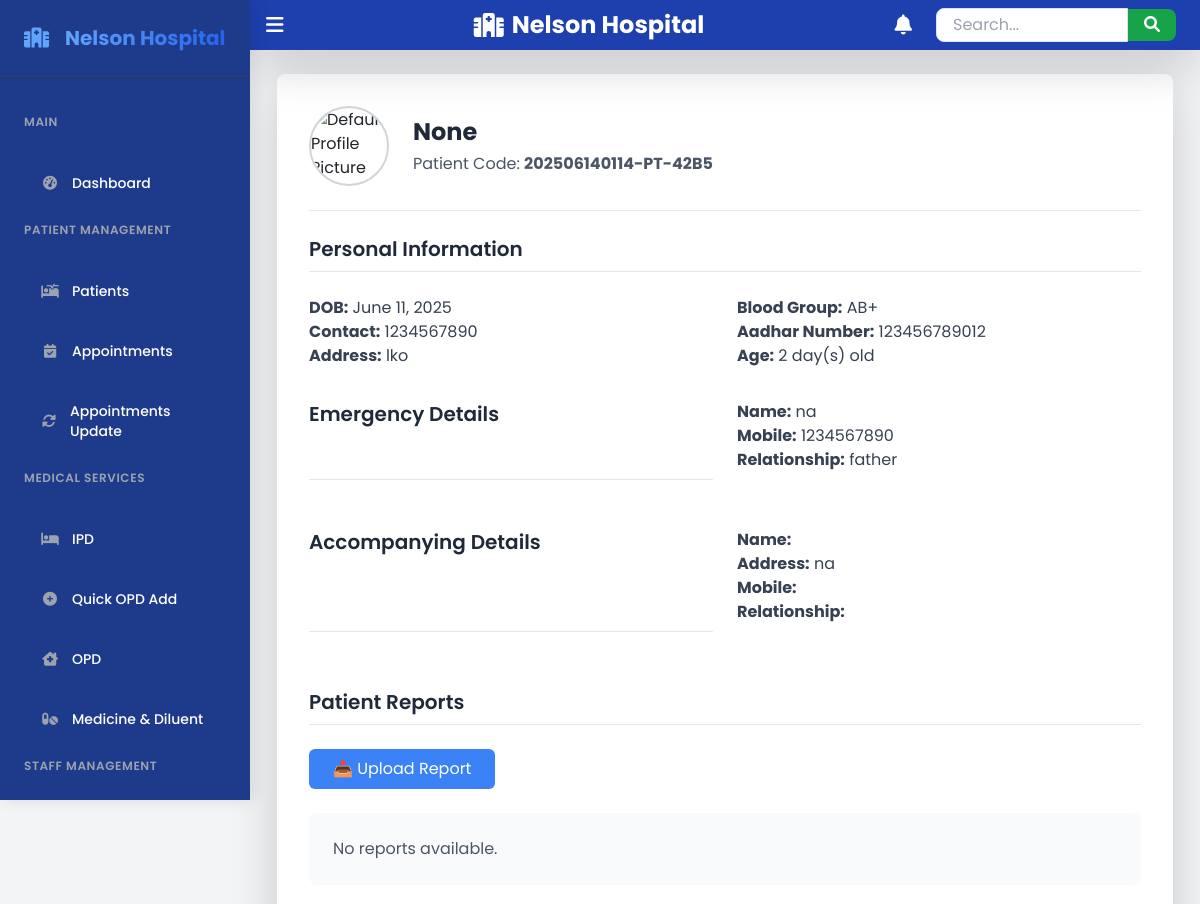
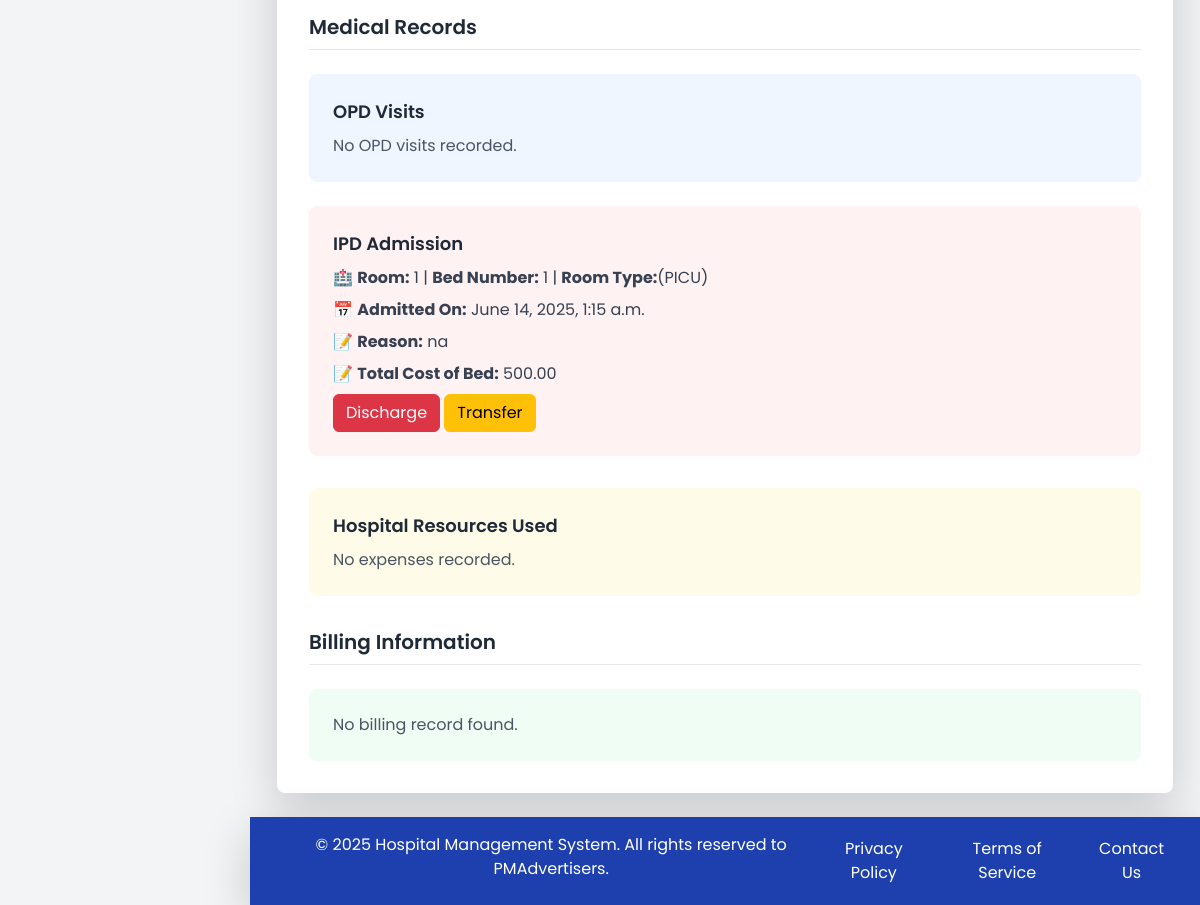
The app's page /patient/202506140114-PT-42B5/profile/ (signed in) with its own data (2 pictures, top to bottom).
### hms/models.py (models this page shows, shortened)
class Patient(models.Model):
    BLOOD_GROUP_CHOICES = [
        ('A+', 'A+'), ('A-', 'A-'), ('B+', 'B+'), ('B-', 'B-'),
        ('O+', 'O+'), ('O-', 'O-'), ('AB+', 'AB+'), ('AB-', 'AB-')
    ]
    RELATIONSHIP_CHOICES = [
        ('father', 'Father'),
        ('mother', 'Mother'),
        ('son', 'Son'),
        ('daughter', 'Daughter'),
        ('spouse', 'Spouse'),
        ('friend', 'Friend'),
        ('other', 'Other'),
    ]
    patient_code = models.CharField(max_length=35, unique=True, editable=False, blank=True, null=True)
    created_at = models.DateTimeField(default=now)
    user = models.OneToOneField(CustomUser, on_delete=models.CASCADE, related_name="patient")
    date_of_birth = models.DateField(blank=True, null=True)
    age = models.TextField(blank=True, null=True)  # Age field
    contact_number = models.CharField(max_length=15, blank=True, null=True)
    address = models.TextField(blank=True, null=True)
    gender = models.CharField(max_length=10, choices=CustomUser.GENDER_CHOICES, blank=True, null=True)
    aadhar_number = models.CharField(max_length=12, unique=True, validators=[MinLengthValidator(12)], blank=True, null=True)
    blood_group = models.CharField(max_length=3, blank=True, null=True, choices=BLOOD_GROUP_CHOICES)
    weight = models.DecimalField(max_digits=6, decimal_places=2,blank=True,null=True)
    email = models.EmailField(unique=True, blank=True, null=True)
    assigned_doctor = models.ForeignKey('Doctor', on_delete=models.SET_NULL, null=True, blank=True, related_name='patients')
    allergies = models.TextField(blank=True, null=True)  # Known allergies
    emergency_contact_name = models.CharField(max_length=255, blank=True, null=True)
    emergency_contact_number = models.CharField(max_length=15, blank=True, null=True)
    emergency_contact_relationship = models.CharField(max_length=50, blank=True, null=True, choices=RELATIONSHIP_CHOICES)
    accompanying_person_address = models.CharField(max_length=50,blank=True, null=True)
    profile_picture = models.ImageField(upload_to='patient_profiles/', blank=True, null=True)

class CustomUser(AbstractUser):
    GENDER_CHOICES = (
        ('male', 'Male'),
        ('female', 'Female'),
        ('other', 'Other'),
    )
    ROLE_CHOICES = (
        ('admin', 'Admin'),
        ('doctor', 'Doctor'),
        ('nurse', 'Nurse'),
        ('staff', 'Staff'),
    )
    full_name = models.CharField(max_length=255, blank=True, null=True)
    contact_number = models.CharField(max_length=15, blank=True, null=True)
    address = models.TextField(blank=True, null=True)
    gender = models.CharField(max_length=10, choices=GENDER_CHOICES, blank=True, null=True)
    role = models.CharField(max_length=20, choices=ROLE_CHOICES, default='staff')
    groups = models.ManyToManyField(Group, related_name="customuser_groups", blank=True)
    user_permissions = models.ManyToManyField(Permission, related_name="customuser_permissions", blank=True)

class IPD(models.Model):
    patient = models.ForeignKey("Patient", on_delete=models.CASCADE)
    room = models.ForeignKey(Room, on_delete=models.CASCADE, limit_choices_to={'is_available': True}, null=True, blank=True)
    admitted_on = models.DateTimeField(auto_now_add=True)
    discharge_date = models.DateTimeField(null=True, blank=True)
    reason_for_admission = models.TextField(null=True, blank=True)
    bed_number = models.IntegerField(null=True, blank=True)
    bed_price_per_day = models.DecimalField(max_digits=10, decimal_places=2, null=True, blank=True)
    total_cost = models.DecimalField(max_digits=10, decimal_places=2, default=0.00, editable=False)
    def calculate_total_cost(self):
        if self.admitted_on and self.bed_price_per_day:
            end_date = self.discharge_date or timezone.now()
            stay_duration = (end_date - self.admitted_on).days
            if stay_duration == 0:
                stay_duration = 1  # Ensure at least one day's charge
            self.total_cost = self.bed_price_per_day * stay_duration
        return self.total_cost

class Room(models.Model):
    ROOM_TYPES = [
    ('picu', 'PICU'),
    ('private', 'Private'),
    ('general', 'General Ward'),
    ('nicu', 'NICU'),
    ('icu', 'ICU'),
    ('emergency', 'Emergency Ward'),
    ('other', 'Other'),]
    room_number = models.CharField(max_length=10, unique=True)
    room_type = models.CharField(max_length=20, choices=ROOM_TYPES)
    is_available = models.BooleanField(default=True)
    total_beds = models.IntegerField(default=1,null=True)
    available_beds = models.IntegerField(default=1,null=True)
    bed_price_per_day = models.DecimalField(max_digits=10, decimal_places=2,null=True)
    occupied_beds = models.JSONField(default=list)  # Store occupied bed numbers in a list

### hms/views.py (the view)
# urls.py: path("patient/<str:patient_code>/profile/", views.patient_profile, name="patient_profile"),
@login_required
def patient_profile(request, patient_code):
    patient = get_object_or_404(Patient, patient_code=patient_code)
    opd_records = OPD.objects.filter(patient=patient)
    ipd_record = IPD.objects.filter(patient=patient, discharge_date__isnull=True).first()
    expenses = Expense.objects.filter(patient=patient)
    opd_bills = OPDBilling.objects.filter(patient=patient)
    ipd_bills = IPDBilling.objects.filter(patient=patient)
    all_bills = sorted(
        chain(opd_bills, ipd_bills),
        key=lambda bill: bill.generated_date,
        reverse=True
    )
    latest_bill = all_bills[0] if all_bills else None
    reports = PatientReport.objects.filter(patient=patient)
    context = {
        'patient': patient,
        'opd_records': opd_records,
        'ipd_record': ipd_record,
        'expenses': expenses,
        'billing': latest_bill,  # Or use `all_bills` if you want a list
        'reports': reports,
        'profile_picture': patient.profile_picture.url if patient.profile_picture else None
    }
    return render(request, 'hms/patient/patient_profile.html', context)

### hms/templates/hms/patient/patient_profile.html
{% extends "hms/base.html" %}
{% block content %}
<div class="max-w-4xl mx-auto bg-white p-8 rounded-lg shadow-lg">
    <div class="flex items-center border-b border-gray-200 pb-6 mb-6">
        {% if patient.profile_picture %}
        <img src="{{ patient.profile_picture.url }}" alt="Profile Picture"
            class="w-20 h-20 rounded-full border-2 border-gray-300 object-cover"
            onerror="this.onerror=null;this.src='/static/images/default-profile.png';">
        {% else %}
        <img src="/static/images/default-profile.png" alt="Default Profile Picture"
            class="w-20 h-20 rounded-full border-2 border-gray-300 object-cover">
        {% endif %}
        <div class="ml-6">
            <h2 class="text-2xl font-bold text-gray-800">{{ patient.user.full_name }}</h2>
            <p class="text-gray-600 mt-1">Patient Code: <strong>{{ patient.patient_code }}</strong></p>
        </div>
    </div>
    <h3 class="text-xl font-semibold text-gray-800 border-b border-gray-200 pb-2 mb-4">Personal Information</h3>
    <div class="grid grid-cols-1 md:grid-cols-2 gap-6 mb-8">
        <div>
            <p class="text-gray-700"><strong>DOB:</strong> {{ patient.date_of_birth }}</p>
            <p class="text-gray-700"><strong>Contact:</strong> {{ patient.contact_number }}</p>
            <p class="text-gray-700"><strong>Address:</strong> {{ patient.address }}</p>
        </div>
        <div>
            <p class="text-gray-700"><strong>Blood Group:</strong> {{ patient.blood_group }}</p>
            <p class="text-gray-700"><strong>Aadhar Number:</strong> {{ patient.aadhar_number }}</p>
            <p class="text-gray-700"><strong>Age:</strong> {{ patient.age }}</p>
        </div>
    </div>
    <div class="grid grid-cols-1 md:grid-cols-2 gap-6 mb-8">
        <h3 class="text-xl font-semibold text-gray-800 border-b border-gray-200 pb-2 mb-4">Emergency Details</h3>
        <div class="mb-8">
            <p class="text-gray-700"><strong>Name:</strong> {{ patient.emergency_contact_name }}</p>
            <p class="text-gray-700"><strong>Mobile:</strong> {{ patient.emergency_contact_number }}</p>
            <p class="text-gray-700"><strong>Relationship:</strong> {{ patient.emergency_contact_relationship }}</p>
        </div>
        <h3 class="text-xl font-semibold text-gray-800 border-b border-gray-200 pb-2 mb-4">Accompanying Details</h3>
        <div class="mb-8">
            <p class="text-gray-700"><strong>Name:</strong> {{ patient.accompanying_person_name }}</p>
            <p class="text-gray-700"><strong>Address:</strong> {{ patient.accompanying_person_address }}</p>
            <p class="text-gray-700"><strong>Mobile:</strong> {{ patient.accompanying_person_contact }}</p>
            <p class="text-gray-700"><strong>Relationship:</strong> {{ patient.accompanying_person_relationship }}</p>
        </div>
    </div>
    <h3 class="text-xl font-semibold text-gray-800 border-b border-gray-200 pb-2 mb-4">Patient Reports</h3>
    <div class="mb-8">
        <a href="{% url 'upload_patient_report' patient.patient_code %}"
            class="inline-block bg-blue-500 text-white px-4 py-2 rounded-md hover:bg-blue-600 transition duration-300">
            📤 Upload Report
        </a>
        <div class="mt-4 bg-gray-50 p-4 rounded-lg">
            {% if reports %}
            <ul class="space-y-2">
                {% for report in reports %}
                <li class="flex justify-between items-center">
                    <a href="{{ report.report_file.url }}" class="text-blue-600 hover:text-blue-800 hover:underline"
                        download>
                        📄 {{ report.file_name }}
                    </a>
                    <span class="text-gray-500 text-sm">{{ report.uploaded_at|date:"Y-m-d" }}</span>
                </li>
                {% endfor %}
            </ul>
            {% else %}
            <p class="text-gray-600">No reports available.</p>
            {% endif %}
        </div>
    </div>
    <h3 class="text-xl font-semibold text-gray-800 border-b border-gray-200 pb-2 mb-4">Medical Records</h3>
    <div class="bg-blue-50 p-4 rounded-lg mb-4">
        <h4 class="text-lg font-semibold text-gray-800 mb-2">OPD Visits</h4>
        {% if opd_records %}
        <ul class="space-y-2">
            {% for opd in opd_records %}
            <li class="text-gray-700">
                📅 <strong>Date:</strong> {{ opd.visit_date }} | 🩺 <strong>Doctor:</strong> {{opd.doctor.user.full_name }} | 🏥 <strong>Diagnosis:</strong> {{ opd.diagnosis }}
            </li>
            {% endfor %}
        </ul>
        {% else %}
        <p class="text-gray-600">No OPD visits recorded.</p>
        {% endif %}
    </div>
    <div class="bg-red-50 p-4 rounded-lg mb-8">
        <h4 class="text-lg font-semibold text-gray-800 mb-2">IPD Admission</h4>
        {% if ipd_record %}
        <div class="space-y-2">
            <p class="text-gray-700">🏥 <strong>Room:</strong> {{ ipd_record.room.room_number }} | <strong>Bed Number:</strong> {{ipd_record.bed_number}} |  <strong>Room Type:</strong>({{ipd_record.room.get_room_type_display }})</p>
            <p class="text-gray-700">📅 <strong>Admitted On:</strong> {{ ipd_record.admitted_on }}</p>
            <p class="text-gray-700">📝 <strong>Reason:</strong> {{ ipd_record.reason_for_admission }}</p>
            <p class="text-gray-700">📝 <strong>Total Cost of Bed:</strong> {{ ipd_record.calculate_total_cost }}</p>
            {% if not ipd_record.discharge_date %}
            <a href="{% url 'discharge_summary_view' patient.patient_code %}"  class="btn btn-danger">Discharge</a>
            <a href="{% url 'transfer_summary_view' patient.patient_code %}" class="btn btn-warning">Transfer</a>
            {% else %}
            <p class="text-success">Patient has been discharged on {{ ipd_record.discharge_date }}</p>
            <a href="{% url 'generate_summary_pdf' ipd_record.id %}" class="btn btn-info">Download Summary</a>
            {% endif %}
        </div>
        {% else %}
        <p class="text-gray-600">Not admitted in IPD.</p>
        {% endif %}
    </div>
    <div class="bg-yellow-50 p-4 rounded-lg mb-8">
        <h3 class="text-lg font-semibold text-gray-800 mb-2">Hospital Resources Used</h3>
        {% if expenses %}
        <ul class="space-y-2">
            {% for expense in expenses %}
            <li class="text-gray-700">
                🛠 <strong>Category:</strong> {{ expense.get_category_display }} | 💰 <strong>Cost:</strong> ₹{{expense.cost }}
            </li>
            {% endfor %}
        </ul>
        {% else %}
        <p class="text-gray-600">No expenses recorded.</p>
        {% endif %}
    </div>
    <h3 class="text-xl font-semibold text-gray-800 border-b border-gray-200 pb-2 mb-4">Billing Information</h3>
    <div class="bg-green-50 p-4 rounded-lg">
        {% if billing %}
        <div class="space-y-2">
            <p class="text-gray-700">💵 <strong>Total Bill:</strong> ₹{{ billing.total_amount }}</p>
            <p class="text-gray-700">✅ <strong>Paid Amount:</strong> ₹{{ billing.paid_amount }}</p>
            <p class="text-gray-700">📜 <strong>Status:</strong>
                <span
                    class="font-semibold {% if billing.status == 'paid' %}text-green-600{% else %}text-red-600{% endif %}">
                    {{ billing.status }}
                </span>
            </p>
        </div>
        {% else %}
        <p class="text-gray-600">No billing record found.</p>
        {% endif %}
    </div>
</div>
{% endblock %}

### hms/templates/hms/base.html (style rules this page uses)
body { font-family: 'Poppins', sans-serif; transition: background-color 0.3s, color 0.3s; }

### records on screen
Patient: user.full_name "None", patient_code "202506140114-PT-42B5", date_of_birth "June 11, 2025", contact_number "1234567890", address "lko", blood_group "AB+", aadhar_number "123456789012", age "2 day(s) old", emergency_contact_name "na", emergency_contact_number "1234567890", emergency_contact_relationship "father", accompanying_person_address "na"
IPD: room.room_number "1", bed_number "1", room.room_type "PICU", admitted_on "June 14, 2025, 1:15 a.m.", reason_for_admission "na", calculate_total_cost "500.00"
